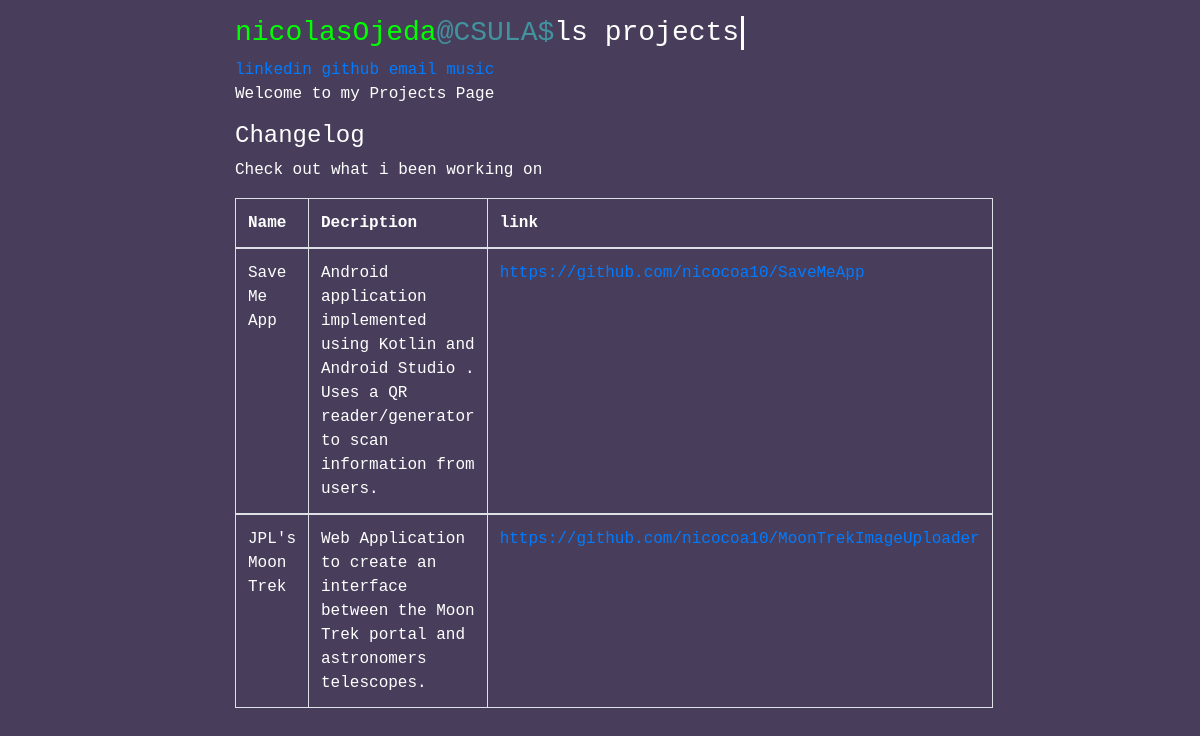
Screenshot of /projects_app/ with the database file from the repository.
### projects_app/models.py (models this page shows)
class Projects(models.Model):
    name = models.CharField(max_length=240)
    description = models.CharField(max_length=240)
    project_url = models.URLField(blank=True)

### projects_app/views.py (the view)
# urls.py: path('', views.projects, name='projects'),
def projects(request):
    projects_list = Projects.objects.order_by()  # creates a list of objects
    my_projects= {
        'projects':projects_list
        }
    return render(request,'projects_app/projects.html', context=my_projects)

### templates/projects_app/projects.html
<!DOCTYPE html>
{% extends "projects_app/base.html" %}
{% block body_block %}
<div class="header">
    <h3><span class="username">nicolasOjeda</span><span class="directory">@CSULA$</span><span class="typed-text">ls projects</span><span class="cursor">&nbsp;</span></h3>
</div>
<div class="links">
    <a href="https://www.linkedin.com/in/nojeda3/">linkedin</a>
    <a href="https://github.com/nicocoa10">github</a>
    <a href="mailto:nicolas.ojeda71@gmail.com">email</a>
    <a href="https://www.dropbox.com/sh/edzcg1uxrc1tfxx/AAAM2KiYnUAmro3xI-12istja?dl=0">music</a>
  </div>
<div class="typed-text">
    <p>Welcome to my Projects Page</p>
</div>
<div class="changelog" >
    <h4 >Changelog</h4>
    <p>Check out what i been working on</p>
    <div >
        {% if projects %}
        <table class="table table-bordered"   >
            <thead>
            <tr>
                <th>Name</th><th>Decription</th><th>link</th>
            </tr>
            </thead>
            <tbody>
            {% for p in projects %}
            <tr>
                <td> {{ p.name }}</td>
                <td> {{ p.description }}</td>
                <td> <a href="{{ p.project_url }}">{{ p.project_url }} </a></td>
            </tr>
            </tbody>
            {% endfor %}
        </table>
        {% else %}
        <p>No Data to Display</p>
        {% endif %}
    </div>
</div>
{% endblock %}

### templates/projects_app/base.html (shortened to what this page needs)
<!DOCTYPE html>
{% load static %}
<html lang="en">
<head>
    <link rel="stylesheet" href="https://stackpath.bootstrapcdn.com/bootstrap/4.5.2/css/bootstrap.min.css">
    <link rel="stylesheet" href="{% static 'css/style.css' %}">
    <link rel="stylesheet" href="{% static 'js/main.js' %}">
</head>
<body>
  <div class="container">
        <div class="row">
    <div class="col-2">
    </div>
    <div class="col-8">
        {% block body_block %}{% endblock %}
    </div>
    <div class="col-2">
    </div>
  </div>
</body>
</html>

### static/css/style.css (style rules this page uses)
body { padding-top: 1rem; font-family: Hack, monospace; background-color : #483E5B; }
.username { color : #00FF00 }
.directory { color: #43939F; }
.typed-text { color: #FFFFFF; }
.links { color: #FFFFFF; }
.cursor { display : inline-block; width : 3px; background-color : #FFFFFF; margin-left : .1rem; animation : blink 1s infinite; }
.changelog { color: #FFFFFF; }
th { color: white; }
td { color: white; }

### rows the page displays
Projects: name "Save Me App", description "Android application implemented using Kotlin and Android Studio . Uses a QR reader/generator to scan information from users.", project_url "https://github.com/nicocoa10/SaveMeApp"
Projects: name "JPL's Moon Trek", description "Web Application to create an interface between the Moon Trek portal and astronomers telescopes.", project_url "https://github.com/nicocoa10/MoonTrekImageUploader"
